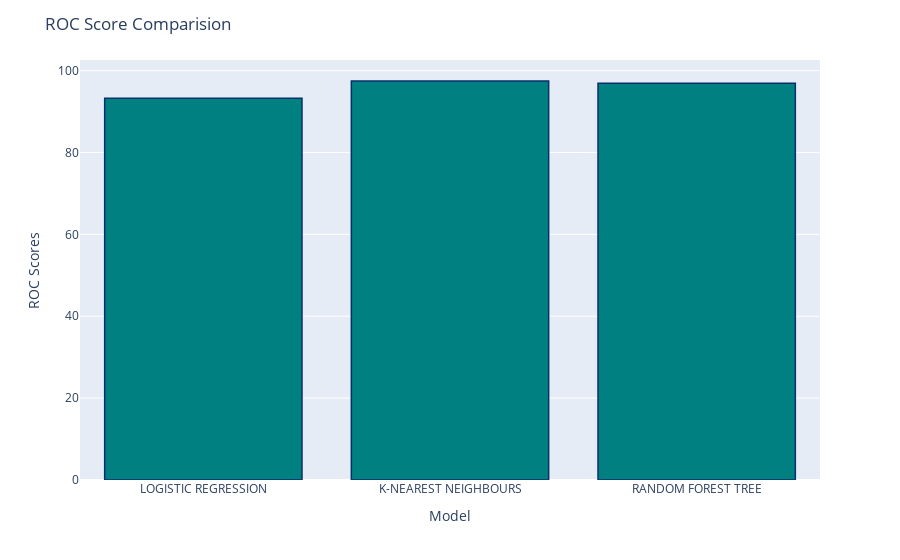

This figure's notebook cell:
### Code cell
fig = px.bar(x=list(roc_auc_scores.keys()), y=list(roc_auc_scores.values()))
fig.update_traces(marker_color='teal', marker_line_color='rgb(8,48,107)', marker_line_width=1.5)
fig.update_layout(title="ROC Score Comparision", xaxis_title="Model", yaxis_title="ROC Scores")
fig.show()

### Figure 1 — Plotly figure (JSON) as saved in the notebook; plotly's stock layout.template omitted (floating-point values rounded to 4 significant figures)
{"data": [{"alignmentgroup": "True", "hovertemplate": "x=%{x}<br>y=%{y}<extra></extra>", "legendgroup": "", "marker": {"color": "teal", "line": {"color": "rgb(8,48,107)", "width": 1.5}, "pattern": {"shape": ""}}, "name": "", "offsetgroup": "", "orientation": "v", "showlegend": false, "textposition": "auto", "type": "bar", "x": ["LOGISTIC REGRESSION", "K-NEAREST NEIGHBOURS", "RANDOM FOREST TREE"], "xaxis": "x", "y": [93.23, 97.47, 96.94], "yaxis": "y"}], "layout": {"barmode": "relative", "legend": {"tracegroupgap": 0}, "margin": {"t": 60}, "title": {"text": "ROC Score Comparision"}, "xaxis": {"anchor": "y", "domain": [0, 1], "title": {"text": "Model"}}, "yaxis": {"anchor": "x", "domain": [0, 1], "title": {"text": "ROC Scores"}}}}
